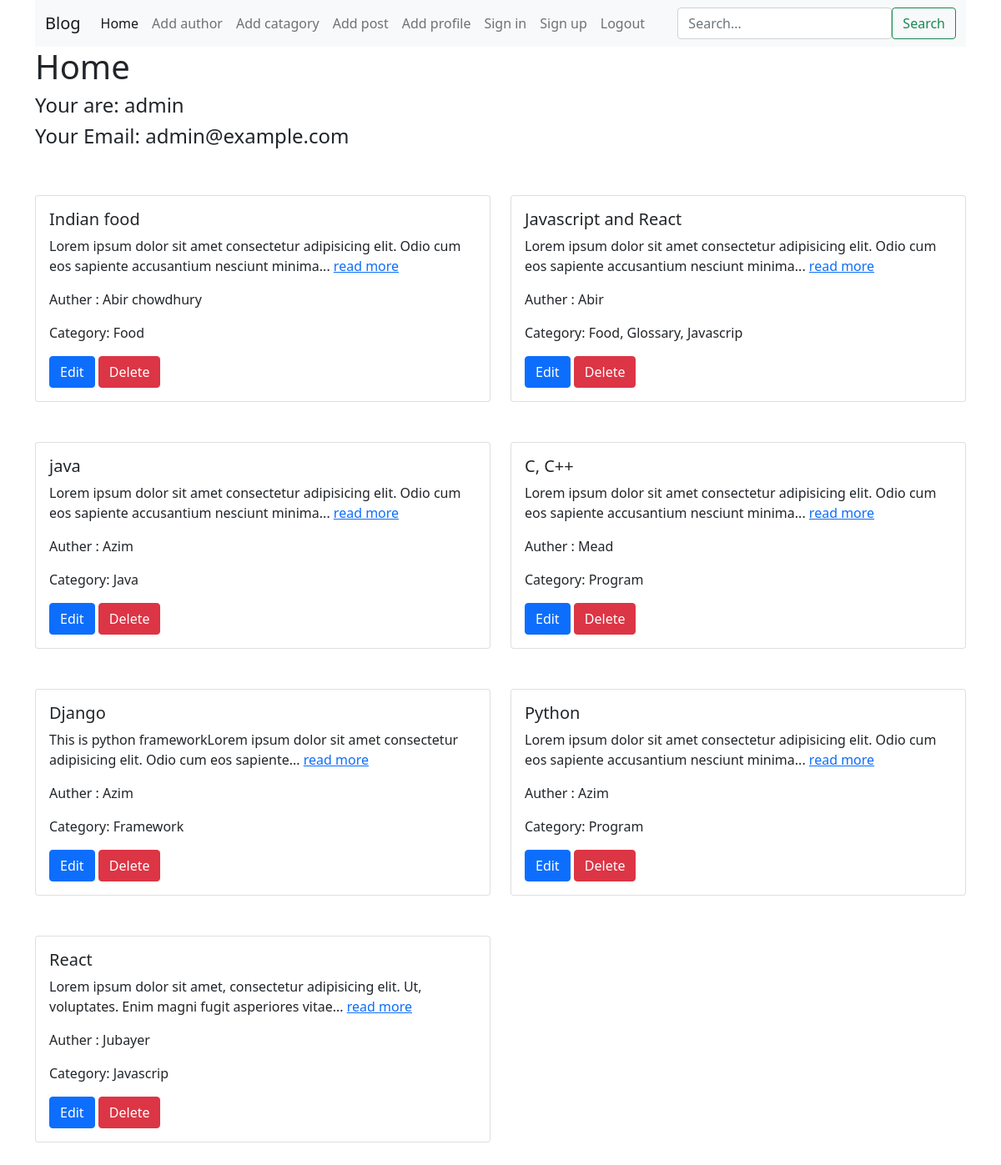
The app's page / (signed in) with its own data.
### posts/models.py (models this page shows, shortened)
class Post(models.Model):
    title = models.CharField(max_length=50)
    content = models.TextField()
    category = models.ManyToManyField(Category)
    author = models.ForeignKey(Author, on_delete=models.CASCADE)
    def get_truncated_content(self, num_words=15):
        words = self.content.split()  # Split content into words
        if len(words) > num_words:
            return ' '.join(words[:num_words]) + '...'  # Truncate and add '...' if needed
        return self.content

### author/models.py (models this page shows, shortened)
class Author(models.Model):
    name = models.CharField(max_length=50)
    bio = models.TextField()
    phone_number = models.CharField(max_length=12)

### categories/models.py (models this page shows, shortened)
class Category(models.Model):
    name = models.CharField(max_length=50)

### blogProject/viwes.py (the view)
# urls.py: path('', home, name="homepage"), #home
def home(request):
    query = request.GET.get('query', None)
    posts = Post.objects.all()
    user_email =  request.session.get('email')
    user_name =  request.session.get('username')
    if query:
        posts = posts.filter(title__icontains=query) | \
                posts.filter(content__icontains=query) | \
                posts.filter(author__name__icontains=query)
        print("posts: ",posts)
    context = {
        "posts": posts,
        "SearchForm": SearchForm(),
        "user_email": user_email,
        "user_name": user_name
    }
    return render(request, "home.html", context)

### blogProject/forms.py
class SearchForm(forms.Form):
    query = forms.CharField(
        label='',
        max_length=100,
        widget=forms.TextInput(attrs={
            'class': 'form-control ',
            'placeholder': 'Search...'
        })
    )

### blogProject/context_processors.py (called while the page is built)
def search_form(request):
    search_form = SearchForm()
    return {'SearchForm': search_form}

### templates/home.html (shortened to what this page needs)
{% extends 'base.html' %}
{% block content %}
  {% load crispy_forms_tags %}
  <h1>Home</h1>
  <h4>Your are: {{ user_name }}</h4>
  <h4>Your Email: {{ user_email }}</h4>
  <div class="row mb-5">
    {% if posts %}
      {% for post in posts %}
        <div class="col-sm-6 mt-5">
          <div class="card">
            <div class="card-body">
              <h5 class="card-title">{{ post.title }}</h5>
              <p class="card-text">
                {{ post.get_truncated_content }} <a href="{% url 'single_post' post.id %}">read more</a>
              </p>
              <p class="card-text">Auther : {{ post.author.name.capitalize }}</p>
              <p class="card-text">
                Category:{% for category in post.category.all %}
                  {{ category.name.capitalize }}{% if not forloop.last %}, {% endif %}
                {% endfor %}
              </p>
              <a href="{% url 'update_post' post.id %}" class="btn btn-primary">Edit</a>
              <a href="{% url 'delete_post' post.id %}" class="btn btn-danger">Delete</a>
            </div>
          </div>
        </div>
      {% endfor %}
    {% else %}
      <h2 class="text-danger">Post not found...</h2>
    {% endif %}
  </div>
{% endblock %}

### records on screen
Post: title "Indian food", get_truncated_content "Lorem ipsum dolor sit amet consectetur adipisicing elit. Odio cum eos sapiente accusantium nesciunt minima...", author.name "Abir chowdhury"
Category: name "Food"
Post: title "Javascript and React", get_truncated_content "Lorem ipsum dolor sit amet consectetur adipisicing elit. Odio cum eos sapiente accusantium nesciunt minima...", author.name "Abir"
Category: name "Glossary"
Category: name "Javascrip"
Post: title "java", get_truncated_content "Lorem ipsum dolor sit amet consectetur adipisicing elit. Odio cum eos sapiente accusantium nesciunt minima...", author.name "Azim"
Category: name "Java"
Post: title "C, C++", get_truncated_content "Lorem ipsum dolor sit amet consectetur adipisicing elit. Odio cum eos sapiente accusantium nesciunt minima...", author.name "Mead"
Category: name "Program"
Post: title "Django", get_truncated_content "This is python frameworkLorem ipsum dolor sit amet consectetur adipisicing elit. Odio cum eos sapiente...", author.name "Azim"
Category: name "Framework"
Post: title "Python", get_truncated_content "Lorem ipsum dolor sit amet consectetur adipisicing elit. Odio cum eos sapiente accusantium nesciunt minima...", author.name "Azim"
Post: title "React", get_truncated_content "Lorem ipsum dolor sit amet, consectetur adipisicing elit. Ut, voluptates. Enim magni fugit asperiores vitae...", author.name "Jubayer"

### other values on screen
{{ user_name }} "admin"
{{ user_email }} "admin@example.com"
